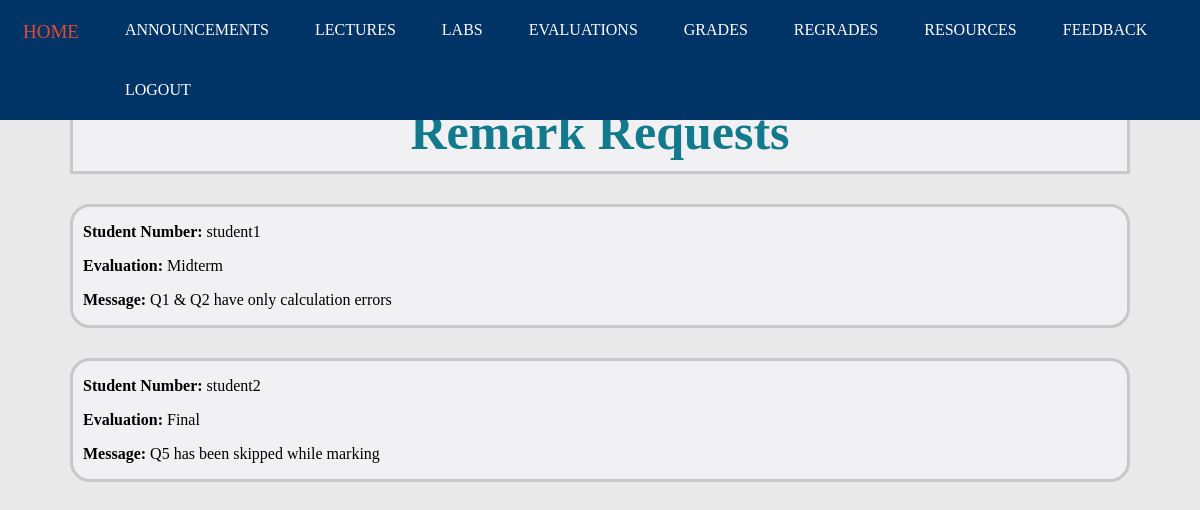
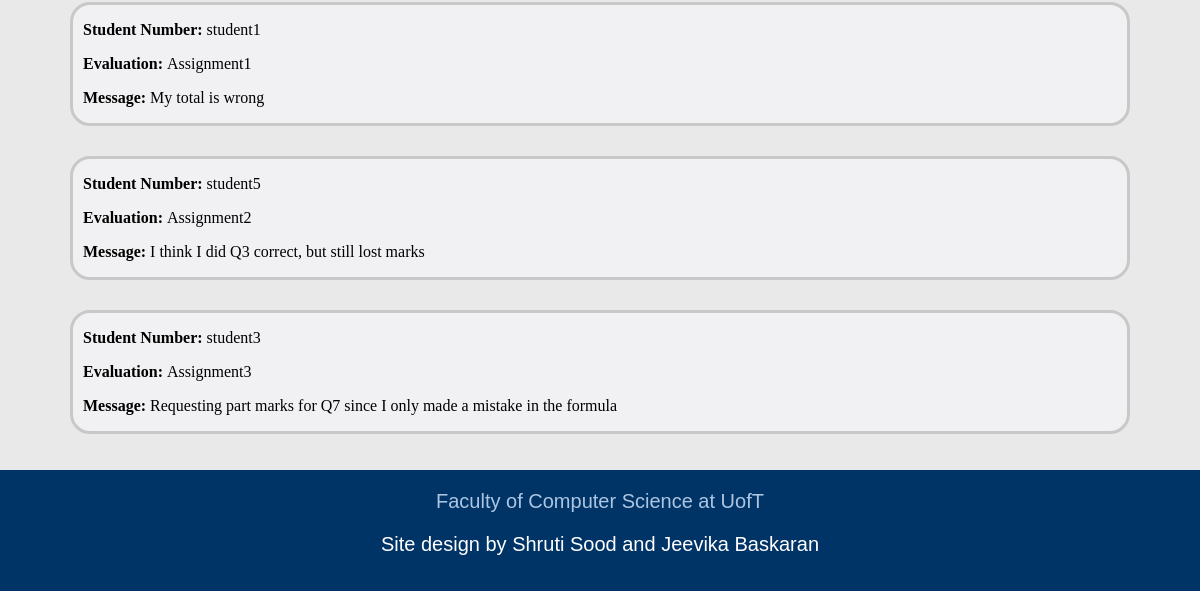
Before: /regrades_i.html (signed in) with the older database file (2 pictures, top to bottom).
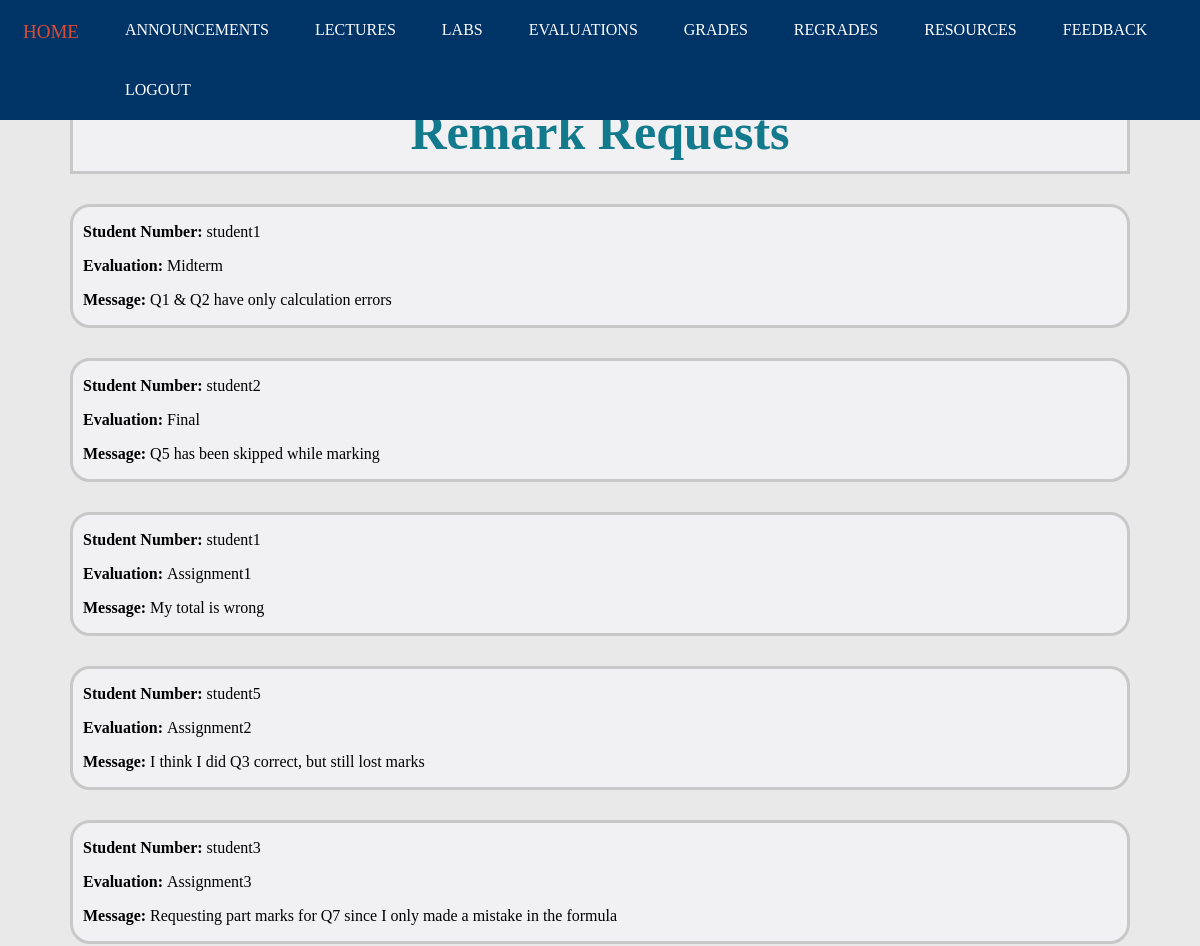
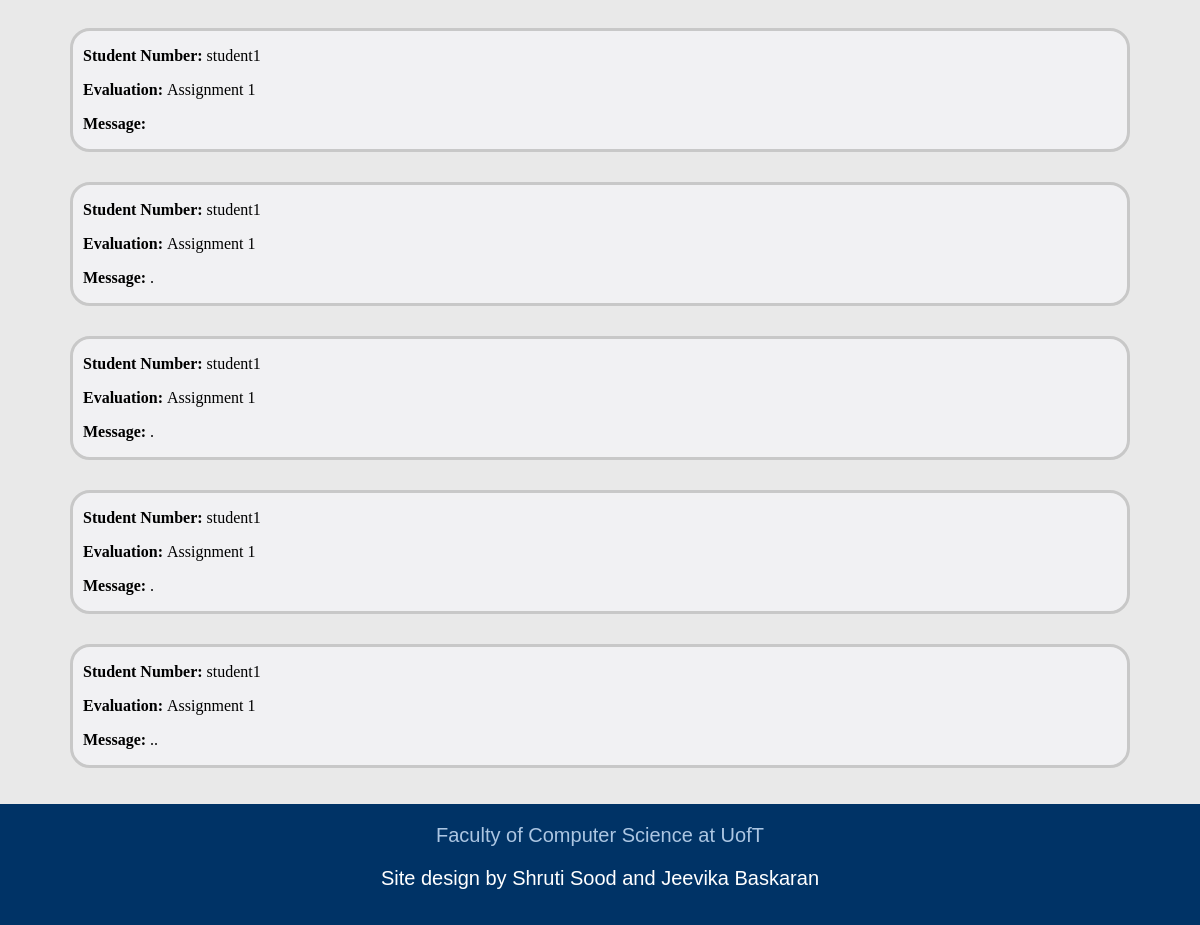
After: the same page with the newer database file (2 pictures, top to bottom).
### tables this page shows
CREATE TABLE "RemarkRequests" (
	"UtorID"	TEXT,
	"Evaluation"	TEXT,
	"Reason"	TEXT
);

### app.py (the view)
@app.route('/regrades_i.html')
def regrades_i():
    if session.get('current_login') == None:
        return render_template('login.html')
    else:
        sql = """ SELECT * FROM RemarkRequests """
        requests = db.engine.execute(text(sql))
        return render_template('regrades_i.html', requests = requests)

### templates/regrades_i.html (shortened to what this page needs)
<!DOCTYPE html>
<html>
<head>
	<link rel="stylesheet" type="text/css" href="static/StyleSheets/regrades_i.css">
	<link rel="stylesheet" type="text/css" href="static/StyleSheets/headerfooter.css">
</head>
<body>
	<div class = "navbar">
		<a href="index_i.html">HOME</a>
		<a href="announcements_i.html">ANNOUNCEMENTS</a>
		<a href="lectures_i.html">LECTURES</a>
		<a href="labs_i.html">LABS</a>
		<a href="evaluations_i.html">EVALUATIONS</a>
		<a href="grades_i.html">GRADES</a>
		<a href="regrades_i.html">REGRADES</a>
		<a href="resources_i.html">RESOURCES</a>
		<a href="feedback_i.html">FEEDBACK</a>
		<a href="logout">LOGOUT</a>
	</div>
	<div class = "title">
		<section class="title_sec">
			<h1>Remark Requests</h1>
		</section>
	</div>
	{% for request in requests %}
	<div class = "requests">
		<section class="request">
			<p><strong>Student Number:</strong> {{ request['UtorID'] }} </p>
			<p><strong>Evaluation: </strong> {{ request['Evaluation'] }}</p>
			<p> <strong>Message: </strong> {{ request['Reason'] }} <p>
		</section>
	</div>
	{% endfor %}
	<br><br>
	<div class = "footer">
		<a href="https://web.cs.toronto.edu/" target="_blank">Faculty of Computer Science at UofT</a>
		<p>Site design by Shruti Sood and Jeevika Baskaran</p>
	</div>
</body>
</html>

### static/StyleSheets/regrades_i.css (style rules this page uses)
.title { margin-top: 90px; background-color: #F1F1F3; margin-left: 70px; margin-right: 70px; }
.title_sec { padding-left: 10px; padding-right: 10px; border: solid; border-color: #C8C8C8; display: block; }
.title_sec h1 { color: #127a8c; font-size: 50px; text-align: center; margin:10px; }
.requests { margin-top: 30px; margin-left: 70px; margin-right: 70px; }
.request { padding-left: 10px; padding-right: 10px; border: solid; border-color: #C8C8C8; display: block; border-radius: 20px; background-color: #F1F1F3; }

### static/StyleSheets/headerfooter.css (style rules this page uses)
body { margin:0px; border:0px; padding:0px; background-color: #E9E9E9; }
.navbar { background-color: #003366; position: fixed; top: 0; overflow: hidden; width: 100%; }
.navbar a { float: left; color: white; text-align: center; padding: 21px 23px; text-decoration: none; font-size: 16px; }
.footer { background-color: #003366; overflow: hidden; min-height: 12vh; padding-top: 20px; padding-bottom: 5px; font-family:'Poppins', sans-serif; text-align: center; }
.footer a { color: #ACC6E2; padding-top: : 20px; text-decoration: none; font-size: 20px; }
.footer p { color: white; font-size: 20px; }

Changed rows visible on the page:
added RemarkRequests: UtorID "student1", Evaluation "Assignment 1"
added RemarkRequests: UtorID "student1", Evaluation "Assignment 1", Reason "."
added RemarkRequests: UtorID "student1", Evaluation "Assignment 1", Reason "."
added RemarkRequests: UtorID "student1", Evaluation "Assignment 1", Reason "."
added RemarkRequests: UtorID "student1", Evaluation "Assignment 1", Reason ".."
